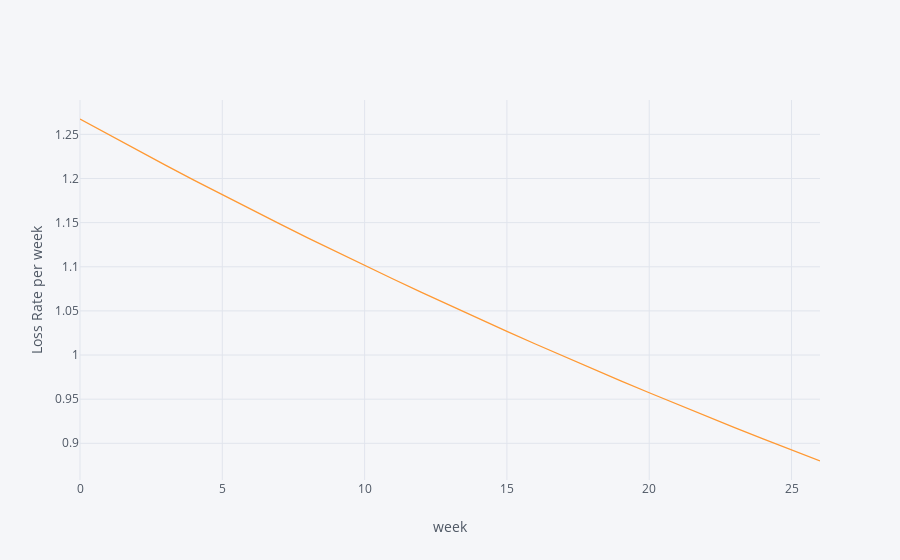
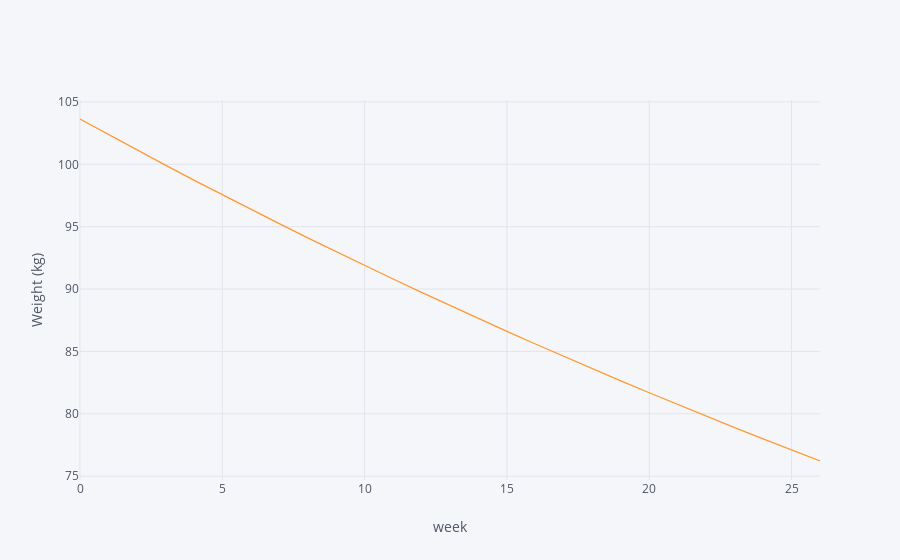

Source (notebook cell) for these figures, in order:
### Code cell
df.iplot(x='week', y='loss_rate', 
         xTitle='week',
         yTitle='Loss Rate per week')
df.iplot(x='week', y='weight/week', 
         xTitle='week',
         yTitle='Weight (kg)')

### Figure 1 — Plotly figure (JSON) as saved in the notebook; plotly's stock layout.template omitted (floating-point values rounded to 4 significant figures)
{"data": [{"line": {"color": "rgba(255, 153, 51, 1.0)", "dash": "solid", "shape": "linear", "width": 1.3}, "mode": "lines", "name": "loss_rate", "text": "", "type": "scatter", "uid": "bdc3cefe-a4e1-4410-9535-437a2efa8561", "x": [0, 1, 2, 3, 4, 5, 6, 7, 8, 9, 10, 11, 12, 13, 14, 15, 16, 17, 18, 19, 20, 21, 22, 23, 24, 25, 26], "y": [1.267, 1.25, 1.232, 1.215, 1.198, 1.182, 1.165, 1.149, 1.133, 1.117, 1.101, 1.086, 1.071, 1.056, 1.041, 1.027, 1.013, 0.9984, 0.9845, 0.9708, 0.9572, 0.9439, 0.9307, 0.9178, 0.905, 0.8924, 0.8799]}], "layout": {"legend": {"bgcolor": "#F5F6F9", "font": {"color": "#4D5663"}}, "paper_bgcolor": "#F5F6F9", "plot_bgcolor": "#F5F6F9", "title": {"font": {"color": "#4D5663"}}, "xaxis": {"gridcolor": "#E1E5ED", "showgrid": true, "tickfont": {"color": "#4D5663"}, "title": {"font": {"color": "#4D5663"}, "text": "week"}, "zerolinecolor": "#E1E5ED"}, "yaxis": {"gridcolor": "#E1E5ED", "showgrid": true, "tickfont": {"color": "#4D5663"}, "title": {"font": {"color": "#4D5663"}, "text": "Loss Rate per week"}, "zerolinecolor": "#E1E5ED"}}}

### Figure 2 — Plotly figure (JSON) as saved in the notebook; plotly's stock layout.template omitted (floating-point values rounded to 4 significant figures)
{"data": [{"line": {"color": "rgba(255, 153, 51, 1.0)", "dash": "solid", "shape": "linear", "width": 1.3}, "mode": "lines", "name": "weight/week", "text": "", "type": "scatter", "uid": "d849b708-84d8-48c4-8764-463050ca91f7", "x": [0, 1, 2, 3, 4, 5, 6, 7, 8, 9, 10, 11, 12, 13, 14, 15, 16, 17, 18, 19, 20, 21, 22, 23, 24, 25, 26], "y": [103.6, 102.4, 101.2, 99.94, 98.74, 97.56, 96.39, 95.24, 94.11, 92.99, 91.89, 90.8, 89.73, 88.68, 87.64, 86.61, 85.6, 84.6, 83.61, 82.64, 81.69, 80.74, 79.81, 78.89, 77.99, 77.1, 76.22]}], "layout": {"legend": {"bgcolor": "#F5F6F9", "font": {"color": "#4D5663"}}, "paper_bgcolor": "#F5F6F9", "plot_bgcolor": "#F5F6F9", "title": {"font": {"color": "#4D5663"}}, "xaxis": {"gridcolor": "#E1E5ED", "showgrid": true, "tickfont": {"color": "#4D5663"}, "title": {"font": {"color": "#4D5663"}, "text": "week"}, "zerolinecolor": "#E1E5ED"}, "yaxis": {"gridcolor": "#E1E5ED", "showgrid": true, "tickfont": {"color": "#4D5663"}, "title": {"font": {"color": "#4D5663"}, "text": "Weight (kg)"}, "zerolinecolor": "#E1E5ED"}}}
